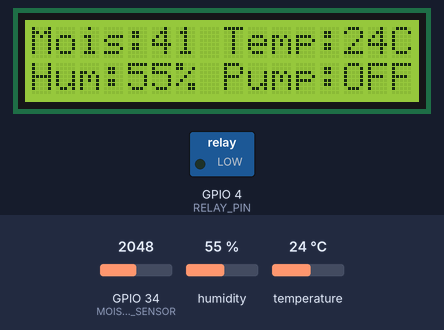
Bench run of a sketch on a simulated ESP32. On the bench: 16×2 character LCD, switched loads named in the sketch (green lamp = pin HIGH). The inputs (shaded band) are chosen by the test bench; at power-on: GPIO 34 (MOISTURE_SENSOR) = 2048, humidity 55 %, temperature 24 °C. What the sketch prints to the serial monitor is not drawn.

Above: at 3.3 s.
3.4 s: GPIO 34 (MOISTURE_SENSOR) set to 2435
At 5.4 s:
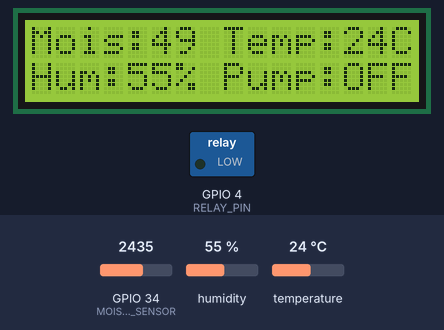
5.7 s: GPIO 34 (MOISTURE_SENSOR) set to 2545
At 7.1 s:
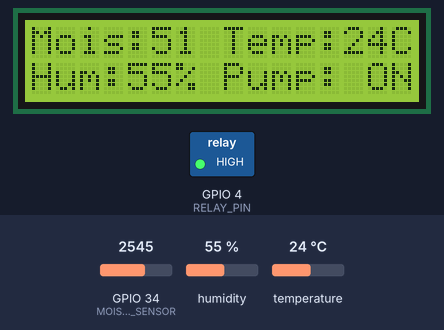
7.8 s: humidity set to 22 %
At 9.5 s:
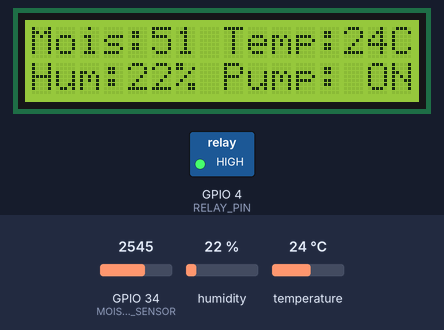
9.8 s: temperature set to 12 °C
At 11.4 s:
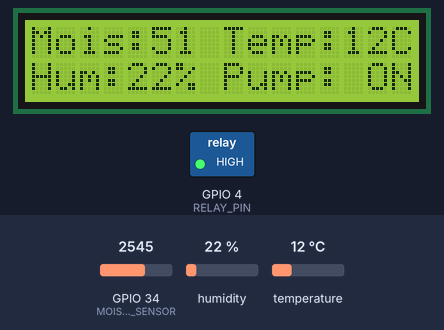
11.9 s: humidity set to 40 %
At 13.0 s:
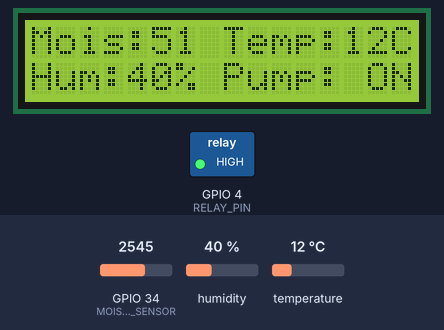
14.0 s: GPIO 34 (MOISTURE_SENSOR) set to 2866
At 15.8 s:
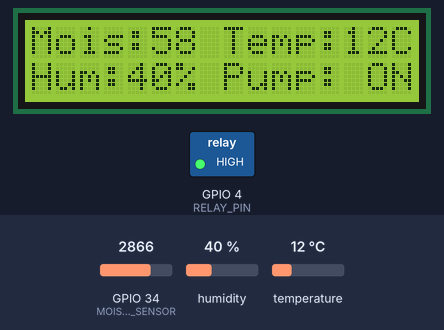
Timing chart, 0 to 17.0 s (numbered marks = the images above; inputs shaded):
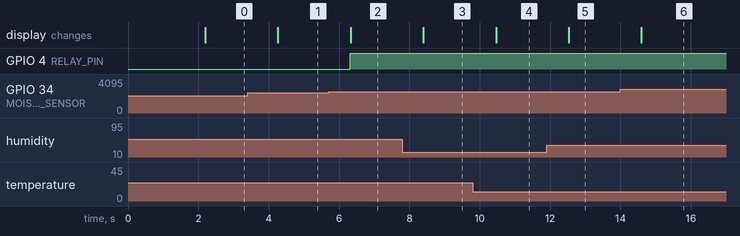

Measured:
- the behaviour switches between 2496 and 2497 on GPIO 34 (MOISTURE_SENSOR) (found by bisection; images 1 and 2)
- after the input at 3.4 s, the display: changes after 0.86 s (image 1)
- after the input at 5.7 s, GPIO 4 (RELAY_PIN): LOW → HIGH after 0.62 s; the display: changes after 0.63 s (image 2)
- after the input at 7.8 s, the display: changes after 0.60 s (image 3)
- after the input at 9.8 s, the display: changes after 0.66 s (image 4)
- after the input at 11.9 s, the display: changes after 0.63 s (image 5)
- after the input at 14.0 s, the display: changes after 0.60 s (image 6)

The sketch:

Smart_Irrigation_system.ino
```cpp
#include <Wire.h>
#include <LiquidCrystal_I2C.h>
#include <DHT.h>

#define DHTPIN 12  // Pin connected to the DHT sensor
#define DHTTYPE DHT22  // DHT sensor type

#define MOISTURE_SENSOR 34  // Pin connected to the moisture sensor
#define RELAY_PIN 4  // Pin connected to the relay module
#define PUMP_THRESHOLD 50  // Adjust this threshold value according to your sensor

DHT dht(DHTPIN, DHTTYPE);
LiquidCrystal_I2C lcd(0x27, 16, 2);  // Address of the I2C LCD display

void setup() {
  Serial.begin(9600);
  pinMode(RELAY_PIN, OUTPUT);
  digitalWrite(RELAY_PIN, LOW);
  dht.begin();
  lcd.init();
  lcd.backlight();
  lcd.begin(16, 2);
  lcd.setCursor(0, 0);
  lcd.print("IoT Based Smart");
  lcd.setCursor(0, 1);
  lcd.print("Irrig. System Ok");
  delay(2000);
  lcd.clear();
}

void loop() {
  int pump=digitalRead(RELAY_PIN);
  float moistureValue = analogRead(MOISTURE_SENSOR);
  int moisture=map(moistureValue,0,4895,0,100);
  int humidity = dht.readHumidity();
  int temperature = dht.readTemperature();

  lcd.setCursor(0, 0);
  lcd.print("Mois:");
  lcd.print(moisture);

  lcd.setCursor(8, 0);
  lcd.print("Temp:");
  lcd.print(temperature);
  lcd.print("C");
  lcd.setCursor(0, 1);
  lcd.print("Hum:");
  lcd.print(humidity);
  lcd.print("%");

  if (moisture> PUMP_THRESHOLD) {
    digitalWrite(RELAY_PIN, HIGH);
    lcd.setCursor(8, 1);
    lcd.print("Pump: ON");
  } else {
    digitalWrite(RELAY_PIN, LOW);
    lcd.setCursor(8, 1);
    lcd.print("Pump:OFF");
  }
  Serial.println("Pump Status: ");
  Serial.print(pump);

  delay(1000);  // Adjust the delay time as needed
}
```
